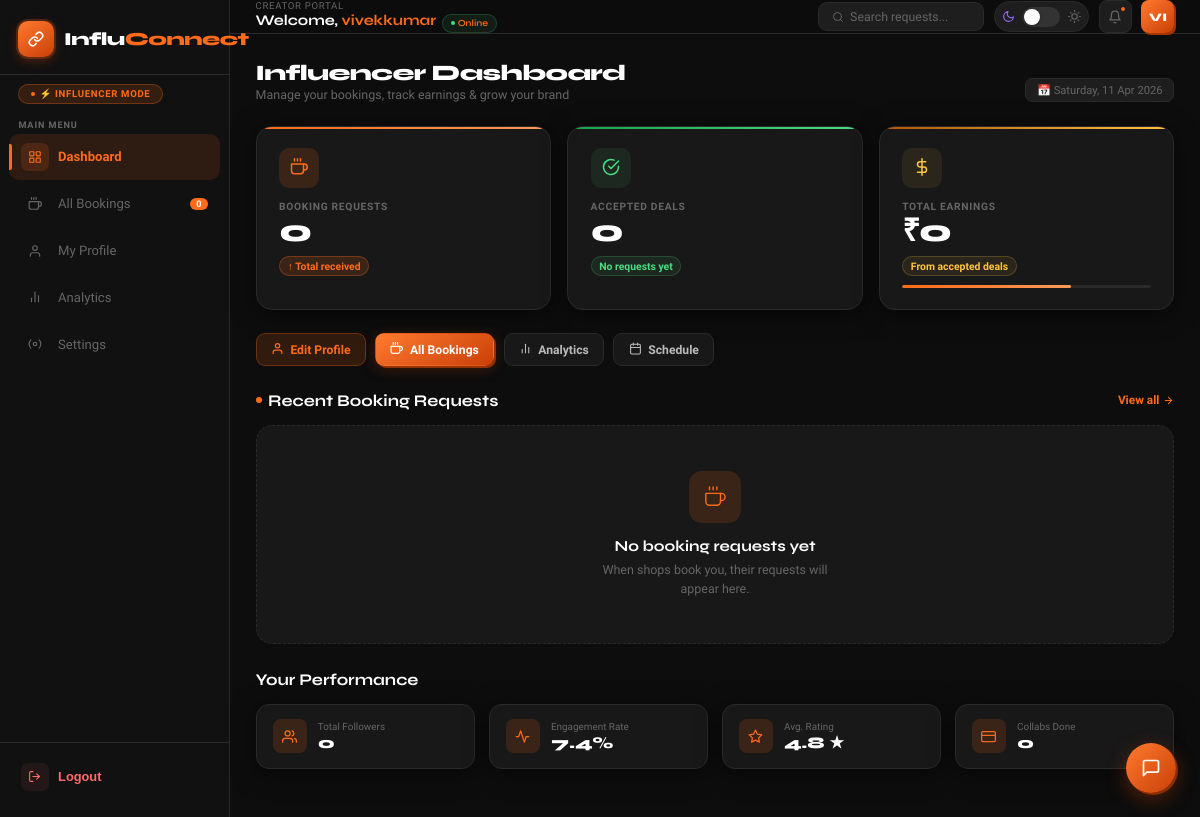
/influencers/dashboard/ (signed in), run on the app's committed database.
### accounts/models.py (models this page shows)
class CustomUser(AbstractUser):
    ROLE_CHOICES = (
        ('influencer', 'Influencer'),
        ('shopkeeper', 'Shopkeeper'),
    )
    role = models.CharField(max_length=20, choices=ROLE_CHOICES, default='')

### influencers/models.py (models this page shows, shortened)
class InfluencerProfile(models.Model):
    user = models.OneToOneField(settings.AUTH_USER_MODEL, on_delete=models.CASCADE)
    phone = models.CharField(max_length=20, blank=True, default='')
    date_of_birth = models.DateField(null=True, blank=True)
    photo = models.ImageField(upload_to='influencer_photos/', blank=True, null=True)
    profile_image = models.ImageField(upload_to='influencer_profiles/', null=True, blank=True)
    banner_image = models.ImageField(upload_to='influencer_banners/', null=True, blank=True)
    street = models.CharField(max_length=200, blank=True, default='')
    city = models.CharField(max_length=100, blank=True, default='')
    state = models.CharField(max_length=100, blank=True, default='')
    pincode = models.CharField(max_length=10, blank=True, default='')
    country = models.CharField(max_length=100, blank=True, default='India')
    bio = models.TextField(blank=True, default='')
    category = models.CharField(max_length=100, blank=True, default='')
    location = models.CharField(max_length=100, blank=True, default='')
    price_per_post = models.IntegerField(default=0)
    followers = models.IntegerField(default=0)
    instagram = models.URLField(blank=True, default='')
    youtube = models.URLField(blank=True, default='')
    twitter = models.URLField(blank=True, default='')

### influencers/views.py (the view)
# urls.py: path('dashboard/', views.influencer_dashboard, name='dashboard'),
@login_required
def influencer_dashboard(request):
    profile, created = InfluencerProfile.objects.get_or_create(user=request.user)
    total_bookings = Booking.objects.filter(influencer=profile).count()
    accepted_bookings = Booking.objects.filter(influencer=profile, status='approved').count()
    total_earnings = Booking.objects.filter(influencer=profile, status='approved').aggregate(
        total=models.Sum('amount'))['total'] or 0
    recent_bookings = Booking.objects.filter(influencer=profile).order_by('-created_at')[:5]
    return render(request, 'influencers/dashboard.html', {
        'profile': profile,
        'total_requests': total_bookings,
        'accepted_requests': accepted_bookings,
        'total_earnings': total_earnings,
        'bookings': recent_bookings,
    })

### templates/influencers/dashboard.html (shortened to what this page needs)
<!DOCTYPE html>
<html lang="en" data-theme="dark">
<head>
</head>
<body>
<aside class="sidebar" id="sidebar">
  <a href="{% url 'influencers:dashboard' %}" class="sidebar-brand">
    <div class="brand-icon">
      <svg viewBox="0 0 24 24" fill="none" stroke="#fff" stroke-width="2.3" stroke-linecap="round" stroke-linejoin="round"><path d="M10 13a5 5 0 0 0 7.54.54l3-3a5 5 0 0 0-7.07-7.07l-1.72 1.71"/><path d="M14 11a5 5 0 0 0-7.54-.54l-3 3a5 5 0 0 0 7.07 7.07l1.71-1.71"/></svg>
    </div>
    <span class="brand-name"><span class="bl">Influ</span><span class="or">Connect</span></span>
  </a>
  <div class="role-chip">⚡ Influencer Mode</div>
  <p class="nav-section-label">Main Menu</p>
  <ul class="nav-menu">
    <li class="nav-item"><a href="{% url 'influencers:dashboard' %}" class="nav-link active"><span class="nav-icon"></span>Dashboard</a></li>
    <li class="nav-item"><a href="{% url 'bookings:all_bookings' %}" class="nav-link"><span class="nav-icon"></span>All Bookings<span class="nav-badge">{{ total_requests }}</span></a></li>
    <li class="nav-item"><a href="{% url 'influencers:edit_profile' %}" class="nav-link"><span class="nav-icon"><svg viewBox="0 0 24 24" fill="none" stroke="currentColor" stroke-width="2" stroke-linecap="round" stroke-linejoin="round"><path d="M20 21v-2a4 4 0 0 0-4-4H8a4 4 0 0 0-4 4v2"/><circle cx="12" cy="7" r="4"/></svg></span>My Profile</a></li>
    <li class="nav-item"><a href="{% url 'bookings:analytics' %}" class="nav-link"><span class="nav-icon"><svg viewBox="0 0 24 24" fill="none" stroke="currentColor" stroke-width="2" stroke-linecap="round" stroke-linejoin="round"><line x1="18" y1="20" x2="18" y2="10"/><line x1="12" y1="20" x2="12" y2="4"/><line x1="6" y1="20" x2="6" y2="14"/></svg></span>Analytics</a></li>
    <li class="nav-item"><a href="#" class="nav-link"><span class="nav-icon"><svg viewBox="0 0 24 24" fill="none" stroke="currentColor" stroke-width="2" stroke-linecap="round" stroke-linejoin="round"><circle cx="12" cy="12" r="3"/><path d="M19.07 4.93a10 10 0 0 1 0 14.14"/><path d="M4.93 4.93a10 10 0 0 0 0 14.14"/></svg></span>Settings</a></li>
  </ul>
  <div class="sidebar-footer">
    <form method="POST" action="{% url 'logout' %}">{% csrf_token %}
      <button type="submit" class="logout-btn"><span class="logout-icon"><svg viewBox="0 0 24 24" fill="none" stroke="currentColor" stroke-width="2" stroke-linecap="round" stroke-linejoin="round"><path d="M9 21H5a2 2 0 0 1-2-2V5a2 2 0 0 1 2-2h4"/><polyline points="16 17 21 12 16 7"/><line x1="21" y1="12" x2="9" y2="12"/></svg></span>Logout</button>
    </form>
  </div>
</aside>
<div class="main-wrap">
  <header class="topbar">
    <div class="topbar-left">
      <div>
        <div class="topbar-greeting">Creator Portal</div>
        <div class="topbar-name">Welcome, <span>{{ request.user.username }}</span><span class="online-badge">Online</span></div>
      </div>
    </div>
    <div class="topbar-right">
      <div class="search-box">
        <svg viewBox="0 0 24 24" fill="none" stroke="currentColor" stroke-width="2" stroke-linecap="round" stroke-linejoin="round"><circle cx="11" cy="11" r="8"/><line x1="21" y1="21" x2="16.65" y2="16.65"/></svg>
        <input type="text" placeholder="Search requests..."/>
      </div>
      <button class="theme-toggle" onclick="toggleTheme()" title="Toggle light/dark mode">
        <svg class="ti ti-moon" viewBox="0 0 24 24" fill="none" stroke="currentColor" stroke-width="2" stroke-linecap="round" stroke-linejoin="round"><path d="M21 12.79A9 9 0 1 1 11.21 3 7 7 0 0 0 21 12.79z"/></svg>
        <div class="toggle-track"><div class="toggle-knob"></div></div>
      </button>
      <a href="{% url 'bookings:notifications_page' %}" class="icon-btn">
        <svg viewBox="0 0 24 24" fill="none" stroke="currentColor" stroke-width="2" stroke-linecap="round" stroke-linejoin="round"><path d="M18 8A6 6 0 0 0 6 8c0 7-3 9-3 9h18s-3-2-3-9"/><path d="M13.73 21a2 2 0 0 1-3.46 0"/></svg>
        <span class="notif-dot"></span>
      </a>
      <div class="topbar-avatar">{{ request.user.username|slice:":2"|upper }}</div>
    </div>
  </header>
  <main class="page-content">
    <div class="page-header">
      <div><h1 class="page-title">Influencer Dashboard</h1><p class="page-subtitle">Manage your bookings, track earnings &amp; grow your brand</p></div>
      <span class="date-pill">📅 {% now "l, d M Y" %}</span>
    </div>
    <div class="stats-grid">
      <div class="stat-card s-orange">
        <div class="stat-icon"></div>
        <p class="stat-label">Booking Requests</p><p class="stat-value">{{ total_requests }}</p>
        <span class="stat-meta sm-or">↑ Total received</span>
      </div>
      <div class="stat-card s-green">
        <div class="stat-icon"><svg viewBox="0 0 24 24" fill="none" stroke="currentColor" stroke-width="2" stroke-linecap="round" stroke-linejoin="round"><path d="M22 11.08V12a10 10 0 1 1-5.93-9.14"/><polyline points="22 4 12 14.01 9 11.01"/></svg></div>
        <p class="stat-label">Accepted Deals</p><p class="stat-value">{{ accepted_requests }}</p>
        <span class="stat-meta sm-gr">{% if total_requests > 0 %}{{ accepted_requests }}/{{ total_requests }} accepted{% else %}No requests yet{% endif %}</span>
      </div>
      <div class="stat-card s-yellow">
        <div class="stat-icon"><svg viewBox="0 0 24 24" fill="none" stroke="currentColor" stroke-width="2" stroke-linecap="round" stroke-linejoin="round"><line x1="12" y1="1" x2="12" y2="23"/><path d="M17 5H9.5a3.5 3.5 0 0 0 0 7h5a3.5 3.5 0 0 1 0 7H6"/></svg></div>
        <p class="stat-label">Total Earnings</p><p class="stat-value">₹{{ total_earnings }}</p>
        <span class="stat-meta sm-yw">From accepted deals</span>
        <div class="earnings-bar"><div class="earnings-fill" id="earningsBar"></div></div>
      </div>
    </div>
    <div class="quick-row">
      <a href="{% url 'influencers:edit_profile' %}" class="q-btn outline-or"><svg viewBox="0 0 24 24" fill="none" stroke="currentColor" stroke-width="2.2" stroke-linecap="round" stroke-linejoin="round"><path d="M20 21v-2a4 4 0 0 0-4-4H8a4 4 0 0 0-4 4v2"/><circle cx="12" cy="7" r="4"/></svg>Edit Profile</a>
      <a href="{% url 'bookings:all_bookings' %}" class="q-btn primary">All Bookings</a>
      <a href="{% url 'bookings:analytics' %}" class="q-btn"><svg viewBox="0 0 24 24" fill="none" stroke="currentColor" stroke-width="2" stroke-linecap="round" stroke-linejoin="round"><line x1="18" y1="20" x2="18" y2="10"/><line x1="12" y1="20" x2="12" y2="4"/><line x1="6" y1="20" x2="6" y2="14"/></svg>Analytics</a>
      <a href="#" class="q-btn"><svg viewBox="0 0 24 24" fill="none" stroke="currentColor" stroke-width="2" stroke-linecap="round" stroke-linejoin="round"><rect x="3" y="4" width="18" height="18" rx="2"/><line x1="16" y1="2" x2="16" y2="6"/><line x1="8" y1="2" x2="8" y2="6"/><line x1="3" y1="10" x2="21" y2="10"/></svg>Schedule</a>
    </div>
    <div class="section-hdr">
      <h2 class="section-title"><span class="live-dot"></span>Recent Booking Requests</h2>
      <a href="{% url 'bookings:all_bookings' %}" class="view-all">View all <svg viewBox="0 0 24 24" fill="none" stroke="currentColor" stroke-width="2.2" stroke-linecap="round" stroke-linejoin="round"><line x1="5" y1="12" x2="19" y2="12"/><polyline points="12 5 19 12 12 19"/></svg></a>
    </div>
    <div class="requests-grid">
      {% if bookings %}
        {% for booking in bookings %}
        <div class="req-card">
          <div class="req-top">
            <div class="req-shop-info">
              <div class="shop-avatar">{{ booking.business_name|slice:":2"|upper }}</div>
              <div>
                <div class="shop-name">{{ booking.business_name }}</div>
                <div class="shop-date"><svg viewBox="0 0 24 24" fill="none" stroke="currentColor" stroke-width="2" stroke-linecap="round" stroke-linejoin="round"><rect x="3" y="4" width="18" height="18" rx="2"/><line x1="16" y1="2" x2="16" y2="6"/><line x1="8" y1="2" x2="8" y2="6"/><line x1="3" y1="10" x2="21" y2="10"/></svg>{{ booking.created_at|date:"d M Y" }}</div>
              </div>
            </div>
            <span class="status-pill {% if booking.status == 'pending' %}pending{% elif booking.status == 'approved' or booking.status == 'accepted' %}accepted{% elif booking.status == 'rejected' %}rejected{% endif %}">{% if booking.status == 'approved' or booking.status == 'accepted' %}Approved{% else %}{{ booking.status|capfirst }}{% endif %}</span>
          </div>
          <div class="req-message">Collaboration request for ₹{{ booking.amount }}</div>
          <div class="req-meta">
            <span class="meta-tag price"><svg viewBox="0 0 24 24" fill="none" stroke="currentColor" stroke-width="2" stroke-linecap="round" stroke-linejoin="round"><line x1="12" y1="1" x2="12" y2="23"/><path d="M17 5H9.5a3.5 3.5 0 0 0 0 7h5a3.5 3.5 0 0 1 0 7H6"/></svg>₹{{ booking.amount }} offered</span>
            <span class="meta-tag">{{ booking.created_at|timesince }} ago</span>
          </div>
          <div class="req-actions">
            {% if booking.status == 'pending' %}
              <form method="POST" action="{% url 'bookings:approve_booking' booking.id %}">{% csrf_token %}<button type="submit" class="btn-accept"><svg viewBox="0 0 24 24" fill="none" stroke="currentColor" stroke-width="2.5" stroke-linecap="round" stroke-linejoin="round"><polyline points="20 6 9 17 4 12"/></svg>Accept</button></form>
              <form method="POST" action="{% url 'bookings:reject_booking' booking.id %}">{% csrf_token %}<button type="submit" class="btn-reject"><svg viewBox="0 0 24 24" fill="none" stroke="currentColor" stroke-width="2.5" stroke-linecap="round" stroke-linejoin="round"><line x1="18" y1="6" x2="6" y2="18"/><line x1="6" y1="6" x2="18" y2="18"/></svg>Reject</button></form>
            {% else %}
              <div class="req-actioned-msg {% if booking.status == 'approved' or booking.status == 'accepted' %}actioned-accepted{% else %}actioned-rejected{% endif %}">{% if booking.status == 'approved' or booking.status == 'accepted' %}✓ You accepted this booking{% else %}✕ You rejected this booking{% endif %}</div>
            {% endif %}
          </div>
        </div>
        {% endfor %}
      {% else %}
        <div class="empty-state"><div class="empty-icon"></div><h3 class="empty-title">No booking requests yet</h3><p class="empty-sub">When shops book you, their requests will appear here.</p></div>
      {% endif %}
    </div>
    <div class="perf-section">
      <div class="section-hdr"><h2 class="section-title">Your Performance</h2></div>
      <div class="perf-grid">
        <div class="perf-card"><div class="perf-icon"><svg viewBox="0 0 24 24" fill="none" stroke="currentColor" stroke-width="2" stroke-linecap="round" stroke-linejoin="round"><path d="M17 21v-2a4 4 0 0 0-4-4H5a4 4 0 0 0-4 4v2"/><circle cx="9" cy="7" r="4"/><path d="M23 21v-2a4 4 0 0 0-3-3.87"/><path d="M16 3.13a4 4 0 0 1 0 7.75"/></svg></div><div><div class="perf-lbl">Total Followers</div><div class="perf-val">{{ profile.followers|default:"0" }}</div></div></div>
        <div class="perf-card"><div class="perf-icon"><svg viewBox="0 0 24 24" fill="none" stroke="currentColor" stroke-width="2" stroke-linecap="round" stroke-linejoin="round"><polyline points="22 12 18 12 15 21 9 3 6 12 2 12"/></svg></div><div><div class="perf-lbl">Engagement Rate</div><div class="perf-val">7.4%</div></div></div>
        <div class="perf-card"><div class="perf-icon"><svg viewBox="0 0 24 24" fill="none" stroke="currentColor" stroke-width="2" stroke-linecap="round" stroke-linejoin="round"><polygon points="12 2 15.09 8.26 22 9.27 17 14.14 18.18 21.02 12 17.77 5.82 21.02 7 14.14 2 9.27 8.91 8.26 12 2"/></svg></div><div><div class="perf-lbl">Avg. Rating</div><div class="perf-val">4.8 ★</div></div></div>
        <div class="perf-card"><div class="perf-icon"><svg viewBox="0 0 24 24" fill="none" stroke="currentColor" stroke-width="2" stroke-linecap="round" stroke-linejoin="round"><rect x="1" y="4" width="22" height="16" rx="2" ry="2"/><line x1="1" y1="10" x2="23" y2="10"/></svg></div><div><div class="perf-lbl">Collabs Done</div><div class="perf-val">{{ accepted_requests }}</div></div></div>
      </div>
    </div>
  </main>
</div>
<div class="fab-chat">
  <button class="fab-btn" onclick="toggleFab()" title="Chat"><svg viewBox="0 0 24 24" fill="none" stroke="currentColor" stroke-width="2" stroke-linecap="round" stroke-linejoin="round"><path d="M21 15a2 2 0 0 1-2 2H7l-4 4V5a2 2 0 0 1 2-2h14a2 2 0 0 1 2 2z"/></svg><span class="fab-badge" id="fabBadge" style="display:none">0</span></button>
</div>
</body>
</html>

### data on the page
CustomUser: user.username "vivekkumar", user.username "VI"
InfluencerProfile: followers "0"

### other printed values
{{ total_requests }} "0"
{{ accepted_requests }} "0"
{{ total_earnings }} "0"
